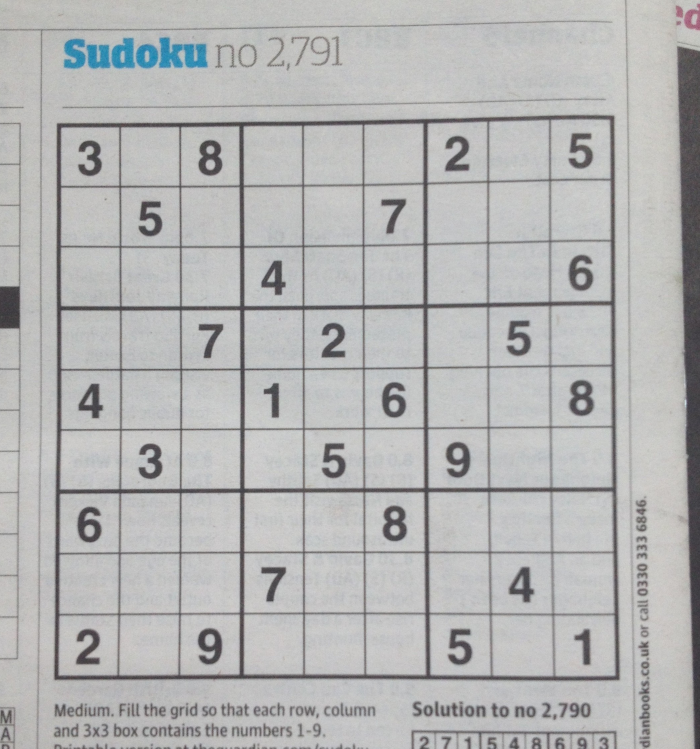
#> input picture seedoku/puzzle.jpg, 2099 x 2247 px (shown at 1/3 size)
$ python -i opencv.py   (imports and definitions only)   (Python 2 division)   (older library calls are emulated)
#> lines starting #> are read from the running program, lines starting #| are printed output that depends on the picture; after the words box and inside, x2 and y2 are one past the last pixel; in counts of white or black regions, pixels touching at a corner belong together
### seedoku/mytinyocr/feature/resize.py
'''
Created on May 30, 2014

@author: minjoon
'''
from .feature_interface import FeatureInterface
import cv2
import numpy as np

class Resize(FeatureInterface):
    '''
    Resize any image to n-by-m image and then flatten the image array.
    self.dim will equal to n*m
    '''

    def __init__(self, xlen=16, ylen=16):
#> further down, picture is the input picture: shape (2247, 2099, 3); mean B, G, R 180.8, 181, 180.6
        self.xlen = xlen
        self.ylen = ylen
        self.dim = xlen*ylen

    # [20 lines left out: function get_features, not called in this run]

### seedoku/mytinyocr/learner/svm.py
'''
Created on Jun 1, 2014

@author: minjoon
'''

# Third-party packages
from sklearn import svm
import numpy as np

# Within tinyocr
from .learner_interface import LearnerInterface

class SVM(LearnerInterface):
    '''
    SVM interface for OCR
    '''

    def __init__(self, **kwargs):
        self.clf = svm.LinearSVC(**kwargs)
        self.X = []
        self.y = []
        self._update_rq = False

    # [8 lines left out: function add_data, not called in this run]

    def fit(self):
        self.clf.fit(self.X,self.y)

    # [19 lines left out: functions predict, get_scores, not called in this run]

### seedoku/opencv.py
import cv2
import numpy as np
from contours import Contour
from PIL import Image
from PIL.ExifTags import TAGS
import argparse
import pymorph as pm
import mahotas as mh
import timeit, gzip, cStringIO, os, cPickle
from skimage import morphology as mrp
import mytinyocr

DEBUG = False

# [14 lines left out: function get_exif_data, not called in this run]


def square_coordinates(bottom_left, width):
    (x, y), w = bottom_left, width
    return [x, y], [x, y+w], [x+w, y+w], [x+w, y]  # BL TL TR BR


def cross(A, B):
    """Cross product of elements in A and elements in B"""
    return [a + b for a in A for b in B]


# [22 lines left out: functions get_image, downsize_image, not called in this run]

def remove_image_shading(image, pixelk=None, ksize=None):
    # apply morphological closing on image to extract background
    # then divide original image to remove background shading
    if pixelk is None:
        pixelk = 3
    if ksize is None:
        ksize = 17
    imgray = cv2.cvtColor(image, cv2.COLOR_BGR2GRAY)
    gauss = cv2.GaussianBlur(imgray, (pixelk, pixelk), 0)
    kernel = cv2.getStructuringElement(cv2.MORPH_ELLIPSE, (ksize, ksize))
    closed = cv2.morphologyEx(gauss, cv2.MORPH_CLOSE, kernel)
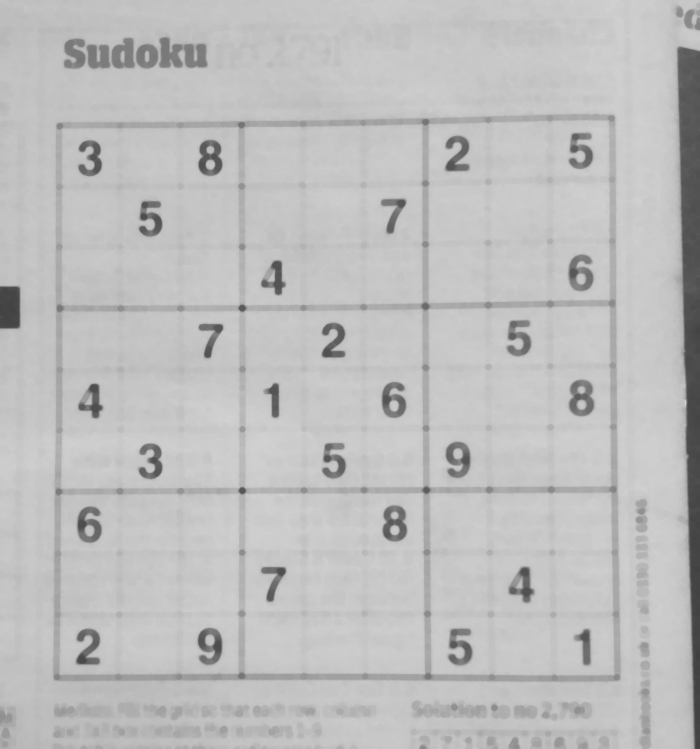
#> closed: shape (2247, 2099) (shown at 1/3 size); min 64, max 227, mean 190
    divide = cv2.divide(gauss.astype("f"), closed.astype("f"))
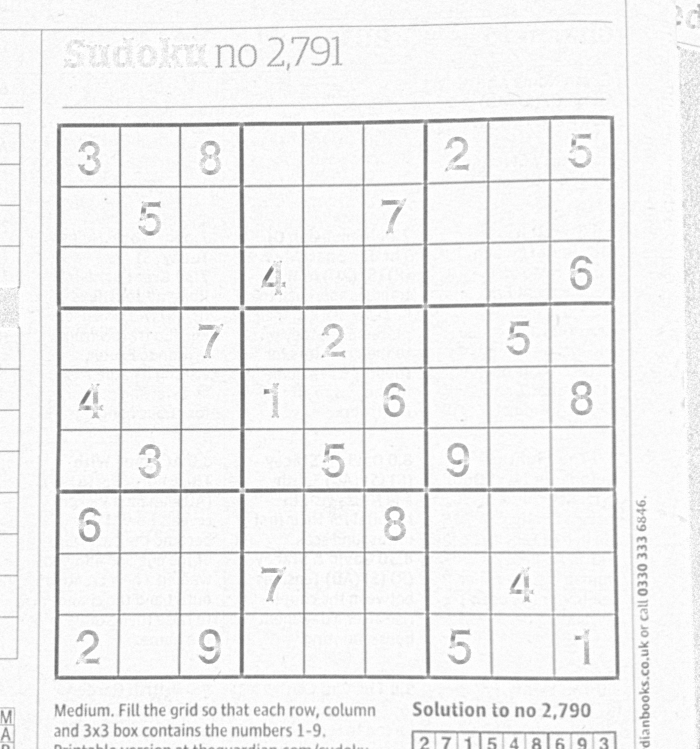
#> divide: shape (2247, 2099) float32 (shown at 1/3 size); min 0.347, max 1, mean 0.948
    norm = divide.copy()
    cv2.normalize(divide, norm, 0, 255, cv2.NORM_MINMAX)
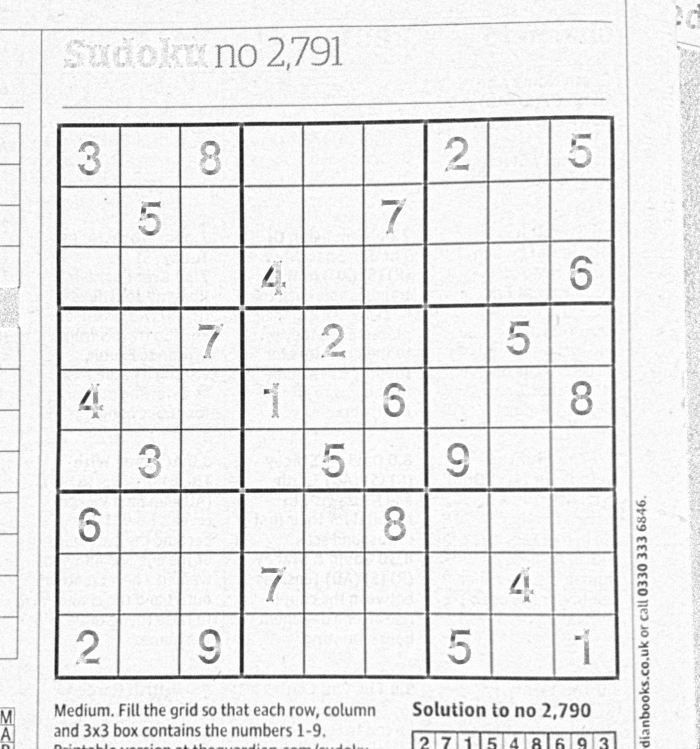
#> norm: shape (2247, 2099) float32 (shown at 1/3 size); min 7.51e-06, max 255, mean 234.5; drawn with min black and max white
    return norm


# [55 lines left out: functions get_contours, get_biggest_rect, sobel_filter, warp_to_contour, square_contour_to_coords, generate_grid_elements and 1 more, not called in this run]

def thresh_img(img):
    img_noshading = remove_image_shading(img)
    if DEBUG:
        cv2.imwrite('no_shading.jpg', img_noshading)
    _, thresh = cv2.threshold(img_noshading.astype("uint8"), 128, 255,
            cv2.THRESH_BINARY_INV | cv2.THRESH_OTSU)
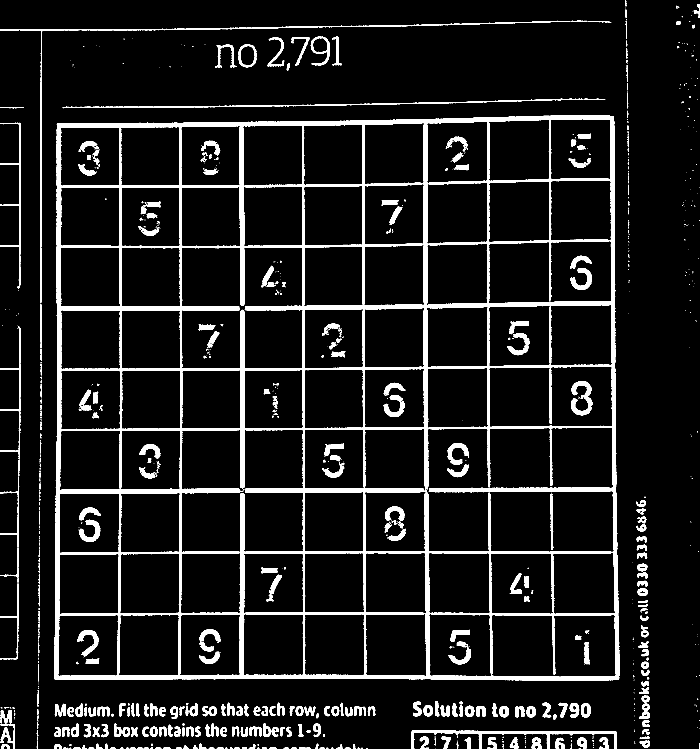
#> thresh: shape (2247, 2099) (shown at 1/3 size); 9% white; 854 white regions (468 under 20 px), largest, box (x1, y1, x2, y2) and area: (163, 345, 1859, 2042) 280046, (0, 62, 1711, 909) 7746, (1234, 2190, 1851, 2247) 6256
    return thresh

# [84 lines left out: functions load_ocr, fast_unpickle_gzip, MNIST_preprocess, main, not called in this run]

# [2 lines not run here, left out]

>>> import cv2
>>> picture = cv2.imread('puzzle.jpg')
>>> result = thresh_img(picture)

$ run again, on seedoku/report/closed.jpg
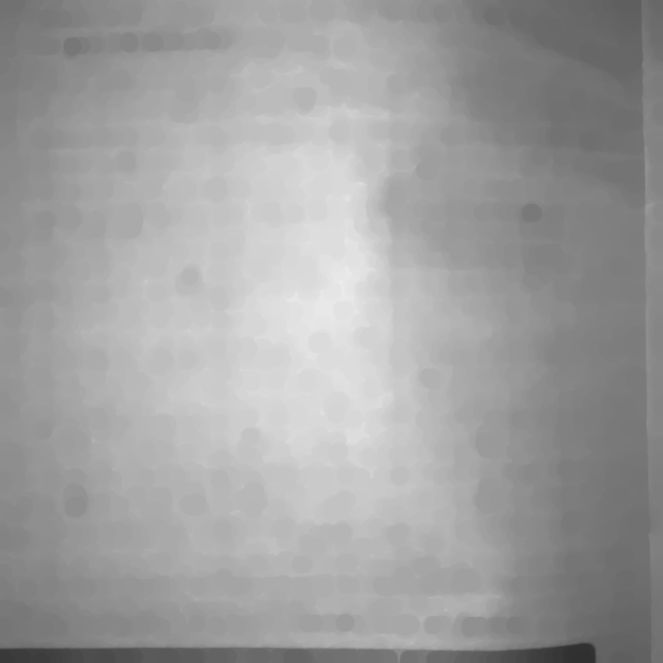
#> input picture seedoku/report/closed.jpg, 1987 x 1988 px (shown at 1/3 size)
#> picture is the input picture: shape (1988, 1987, 3); min 47, max 236, mean 160
#> in remove_image_shading, `cv2.normalize(divide, norm, 0, 255, cv2.NORM_MINMAX)`:
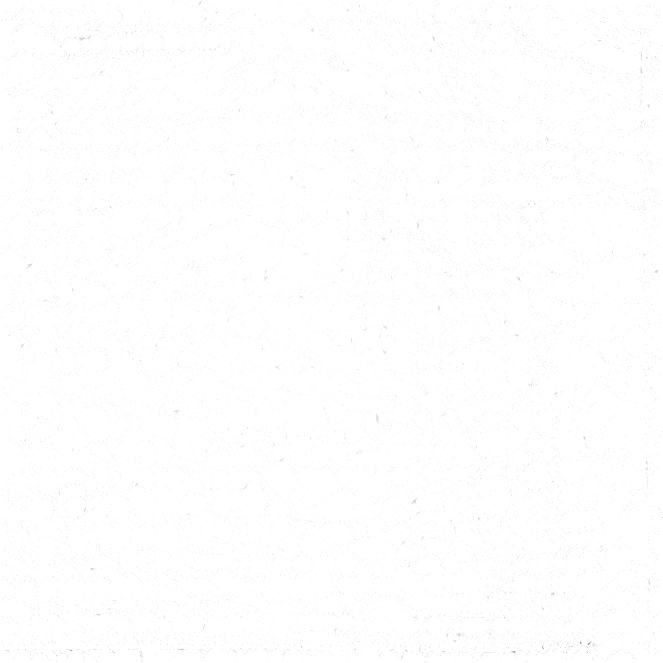
#> norm: shape (1988, 1987) float32 (shown at 1/3 size); min -2.89e-06, max 255, mean 254.3; drawn with min black and max white
#> in thresh_img, `_, thresh = cv2.threshold(img_noshading.astype("uint8"), 128, 255, cv2..`:
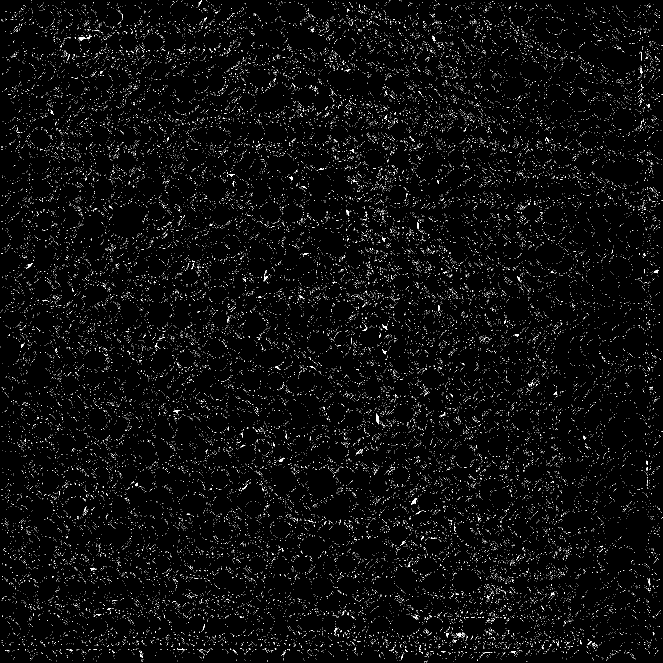
#> thresh: shape (1988, 1987) (shown at 1/3 size); 1.9% white in thin lines or dots
